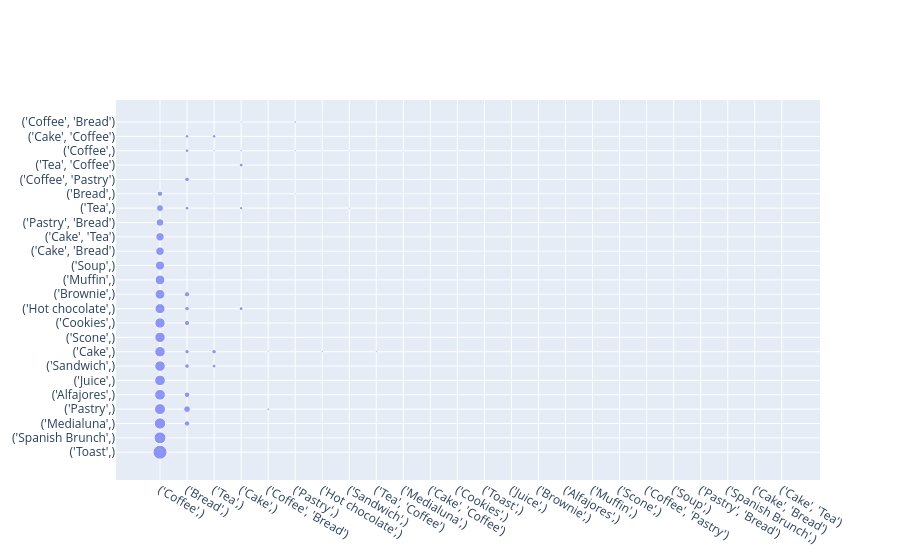
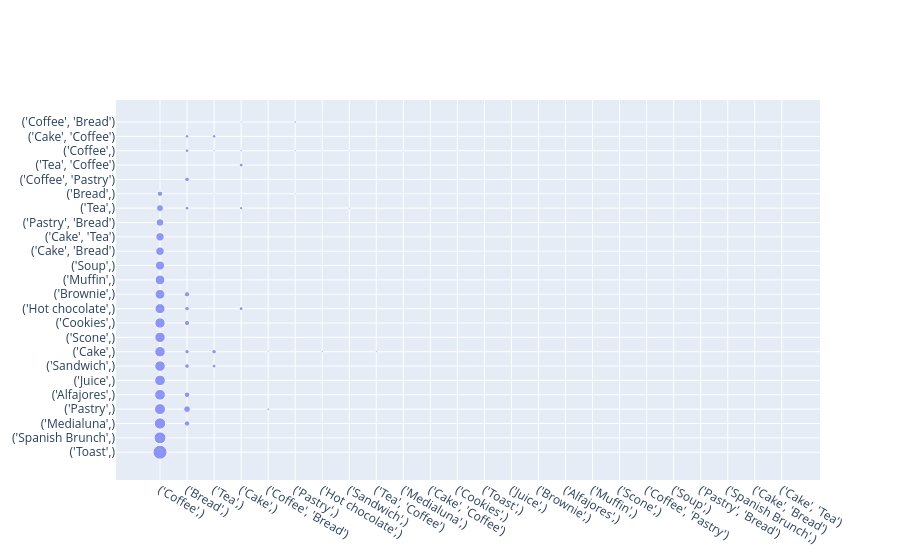

Notebook cell for these charts, in order:
### Markdown cell above
### Association rule strength 

Association rule strength is a scatterplot with support and confidence on its axes, in addition to the third measure which is lift by default indicated by the color scale.

### Code cell
viz.adjacency_scatter_plot(rules)

### Figure 1 — Plotly figure (JSON) as saved in the notebook; plotly's stock layout.template omitted (floating-point values rounded to 4 significant figures)
{"data": [{"marker": {"size": [14.09, 11.98, 11.38, 11.04, 10.81, 10.68, 10.65, 10.54, 10.46, 10.37, 10.14, 9.815, 9.78, 9.202, 8.597, 8.444, 7.681, 6.993, 6.773, 5.698, 5.502, 5.47, 5.383, 5.32, 4.735, 4.711, 4.601, 4.578, 4.496, 4.025, 4, 3.941, 3.913, 3.763, 3.668, 3.668, 3.333, 2.601, 2.488, 2.288, 2.23, 2.197, 2.085, 2.015, 1.988, 1.933, 1.933, 1.782, 1.718, 1.599, 1.471, 1.427, 1.407, 1.237, 1.179, 1.04, 1.033, 0.9894, 0.8847, 0.8613, 0.8216, 0.8216, 0.8201, 0.7862, 0.7553, 0.6845, 0.6625, 0.6587, 0.6329, 0.6135, 0.4682, 0.4549, 0.4196, 0.4196]}, "mode": "markers", "name": "Association rules", "type": "scatter", "x": ["('Coffee',)", "('Coffee',)", "('Coffee',)", "('Coffee',)", "('Coffee',)", "('Coffee',)", "('Coffee',)", "('Coffee',)", "('Coffee',)", "('Coffee',)", "('Coffee',)", "('Coffee',)", "('Coffee',)", "('Coffee',)", "('Coffee',)", "('Coffee',)", "('Coffee',)", "('Coffee',)", "('Bread',)", "('Bread',)", "('Coffee',)", "('Bread',)", "('Bread',)", "('Bread',)", "('Bread',)", "('Bread',)", "('Bread',)", "('Tea',)", "('Bread',)", "('Cake',)", "('Tea',)", "('Bread',)", "('Cake',)", "('Bread',)", "('Tea',)", "('Bread',)", "('Cake',)", "('Coffee', 'Bread')", "('Pastry',)", "('Cake',)", "('Cake',)", "('Hot chocolate',)", "('Tea',)", "('Sandwich',)", "('Pastry',)", "('Coffee', 'Bread')", "('Tea', 'Coffee')", "('Pastry',)", "('Tea',)", "('Sandwich',)", "('Medialuna',)", "('Cake',)", "('Cake', 'Coffee')", "('Hot chocolate',)", "('Cookies',)", "('Sandwich',)", "('Medialuna',)", "('Toast',)", "('Cookies',)", "('Juice',)", "('Brownie',)", "('Alfajores',)", "('Hot chocolate',)", "('Muffin',)", "('Scone',)", "('Coffee', 'Pastry')", "('Soup',)", "('Brownie',)", "('Alfajores',)", "('Cake', 'Coffee')", "('Pastry', 'Bread')", "('Spanish Brunch',)", "('Cake', 'Bread')", "('Cake', 'Tea')"], "y": ["('Toast',)", "('Spanish Brunch',)", "('Medialuna',)", "('Pastry',)", "('Alfajores',)", "('Juice',)", "('Sandwich',)", "('Cake',)", "('Scone',)", "('Cookies',)", "('Hot chocolate',)", "('Brownie',)", "('Muffin',)", "('Soup',)", "('Cake', 'Bread')", "('Cake', 'Tea')", "('Pastry', 'Bread')", "('Tea',)", "('Pastry',)", "('Alfajores',)", "('Bread',)", "('Medialuna',)", "('Brownie',)", "('Cookies',)", "('Sandwich',)", "('Coffee', 'Pastry')", "('Hot chocolate',)", "('Cake',)", "('Cake',)", "('Tea', 'Coffee')", "('Sandwich',)", "('Tea',)", "('Hot chocolate',)", "('Coffee',)", "('Cake', 'Coffee')", "('Cake', 'Coffee')", "('Tea',)", "('Pastry',)", "('Coffee', 'Bread')", "('Coffee',)", "('Coffee', 'Bread')", "('Cake',)", "('Coffee',)", "('Tea',)", "('Coffee',)", "('Cake',)", "('Cake',)", "('Bread',)", "('Bread',)", "('Coffee',)", "('Coffee',)", "('Bread',)", "('Tea',)", "('Coffee',)", "('Coffee',)", "('Bread',)", "('Bread',)", "('Coffee',)", "('Bread',)", "('Coffee',)", "('Coffee',)", "('Coffee',)", "('Bread',)", "('Coffee',)", "('Coffee',)", "('Bread',)", "('Coffee',)", "('Bread',)", "('Bread',)", "('Bread',)", "('Coffee',)", "('Coffee',)", "('Coffee',)", "('Coffee',)"]}], "layout": {}}

### Figure 2 — Plotly figure (JSON) as saved in the notebook; plotly's stock layout.template omitted (floating-point values rounded to 4 significant figures)
{"data": [{"marker": {"size": [14.09, 11.98, 11.38, 11.04, 10.81, 10.68, 10.65, 10.54, 10.46, 10.37, 10.14, 9.815, 9.78, 9.202, 8.597, 8.444, 7.681, 6.993, 6.773, 5.698, 5.502, 5.47, 5.383, 5.32, 4.735, 4.711, 4.601, 4.578, 4.496, 4.025, 4, 3.941, 3.913, 3.763, 3.668, 3.668, 3.333, 2.601, 2.488, 2.288, 2.23, 2.197, 2.085, 2.015, 1.988, 1.933, 1.933, 1.782, 1.718, 1.599, 1.471, 1.427, 1.407, 1.237, 1.179, 1.04, 1.033, 0.9894, 0.8847, 0.8613, 0.8216, 0.8216, 0.8201, 0.7862, 0.7553, 0.6845, 0.6625, 0.6587, 0.6329, 0.6135, 0.4682, 0.4549, 0.4196, 0.4196]}, "mode": "markers", "name": "Association rules", "type": "scatter", "x": ["('Coffee',)", "('Coffee',)", "('Coffee',)", "('Coffee',)", "('Coffee',)", "('Coffee',)", "('Coffee',)", "('Coffee',)", "('Coffee',)", "('Coffee',)", "('Coffee',)", "('Coffee',)", "('Coffee',)", "('Coffee',)", "('Coffee',)", "('Coffee',)", "('Coffee',)", "('Coffee',)", "('Bread',)", "('Bread',)", "('Coffee',)", "('Bread',)", "('Bread',)", "('Bread',)", "('Bread',)", "('Bread',)", "('Bread',)", "('Tea',)", "('Bread',)", "('Cake',)", "('Tea',)", "('Bread',)", "('Cake',)", "('Bread',)", "('Tea',)", "('Bread',)", "('Cake',)", "('Coffee', 'Bread')", "('Pastry',)", "('Cake',)", "('Cake',)", "('Hot chocolate',)", "('Tea',)", "('Sandwich',)", "('Pastry',)", "('Coffee', 'Bread')", "('Tea', 'Coffee')", "('Pastry',)", "('Tea',)", "('Sandwich',)", "('Medialuna',)", "('Cake',)", "('Cake', 'Coffee')", "('Hot chocolate',)", "('Cookies',)", "('Sandwich',)", "('Medialuna',)", "('Toast',)", "('Cookies',)", "('Juice',)", "('Brownie',)", "('Alfajores',)", "('Hot chocolate',)", "('Muffin',)", "('Scone',)", "('Coffee', 'Pastry')", "('Soup',)", "('Brownie',)", "('Alfajores',)", "('Cake', 'Coffee')", "('Pastry', 'Bread')", "('Spanish Brunch',)", "('Cake', 'Bread')", "('Cake', 'Tea')"], "y": ["('Toast',)", "('Spanish Brunch',)", "('Medialuna',)", "('Pastry',)", "('Alfajores',)", "('Juice',)", "('Sandwich',)", "('Cake',)", "('Scone',)", "('Cookies',)", "('Hot chocolate',)", "('Brownie',)", "('Muffin',)", "('Soup',)", "('Cake', 'Bread')", "('Cake', 'Tea')", "('Pastry', 'Bread')", "('Tea',)", "('Pastry',)", "('Alfajores',)", "('Bread',)", "('Medialuna',)", "('Brownie',)", "('Cookies',)", "('Sandwich',)", "('Coffee', 'Pastry')", "('Hot chocolate',)", "('Cake',)", "('Cake',)", "('Tea', 'Coffee')", "('Sandwich',)", "('Tea',)", "('Hot chocolate',)", "('Coffee',)", "('Cake', 'Coffee')", "('Cake', 'Coffee')", "('Tea',)", "('Pastry',)", "('Coffee', 'Bread')", "('Coffee',)", "('Coffee', 'Bread')", "('Cake',)", "('Coffee',)", "('Tea',)", "('Coffee',)", "('Cake',)", "('Cake',)", "('Bread',)", "('Bread',)", "('Coffee',)", "('Coffee',)", "('Bread',)", "('Tea',)", "('Coffee',)", "('Coffee',)", "('Bread',)", "('Bread',)", "('Coffee',)", "('Bread',)", "('Coffee',)", "('Coffee',)", "('Coffee',)", "('Bread',)", "('Coffee',)", "('Coffee',)", "('Bread',)", "('Coffee',)", "('Bread',)", "('Bread',)", "('Bread',)", "('Coffee',)", "('Coffee',)", "('Coffee',)", "('Coffee',)"]}], "layout": {}}
